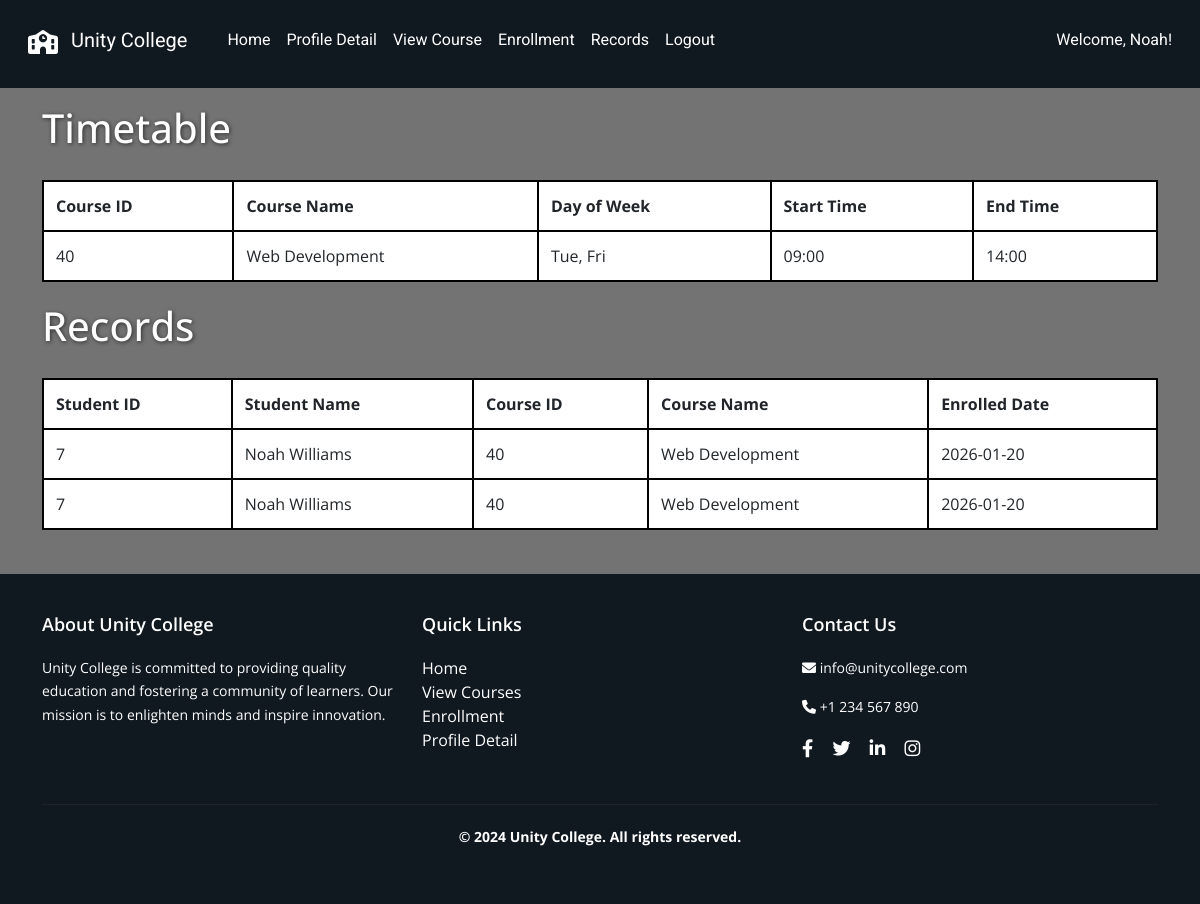
Page /student/records (signed in) on the committed database.
### tables this page shows
CREATE TABLE "schedule" (
    "id" INTEGER PRIMARY KEY AUTOINCREMENT,
    "course_id" INTEGER NOT NULL,
    "day_of_week" TEXT NOT NULL,
    "start_time" TEXT NOT NULL,
    "end_time" TEXT NOT NULL,
    FOREIGN KEY("course_id") REFERENCES "course"("id") ON DELETE CASCADE
);

CREATE TABLE "course" (
    "id" INTEGER PRIMARY KEY AUTOINCREMENT,
    "name" TEXT NOT NULL,
    "image" TEXT NOT NULL,
    "description" TEXT NOT NULL,
    "credits" INTEGER NOT NULL,
    "lecturer" TEXT NOT NULL
);

CREATE TABLE "enrollment" (
    "id" INTEGER PRIMARY KEY AUTOINCREMENT,
    "student_id" INTEGER NOT NULL,
    "course_id" INTEGER NOT NULL,
    "enroll_date" DATE NOT NULL,
    FOREIGN KEY("student_id") REFERENCES "student"("id") ON DELETE RESTRICT,
    FOREIGN KEY("course_id") REFERENCES "course"("id") ON DELETE RESTRICT
);

### app.py (the view)
@app.route('/student/records')
def view_enrollment_records():
    if 'uid' not in session or session.get('user_type') != 'student':
        return redirect(url_for('student_login'))
    uid = session.get('uid')
    first_name = session.get('first_name')
    try:
        enrollments = query_db("""
            SELECT e.student_id,
                   s.first_name || ' ' || s.last_name AS fullname,
                   c.id AS course_id,
                   c.name AS course_name,
                   e.enroll_date
            FROM enrollment e
            JOIN student s ON e.student_id = s.id
            JOIN course c ON e.course_id = c.id
            WHERE e.student_id = ?
        """, (uid,))
        timetable = query_db("""
            SELECT sc.course_id, c.name AS course_name, sc.day_of_week, sc.start_time, sc.end_time
            FROM schedule sc
            JOIN course c ON sc.course_id = c.id
            WHERE sc.course_id IN (
                SELECT e.course_id FROM enrollment e WHERE e.student_id = ?
            )
            ORDER BY sc.day_of_week, sc.start_time
        """, (uid,))
    except Exception as e:
        print(traceback.format_exc())
        enrollments = []
        timetable = []
    return render_template('student/records.html',
                           enrollments=enrollments,
                           timetable=timetable,
                           first_name=first_name,
                           uid=uid)

### dbcontroller.py (called while the page is built)
def query_db(query, args=()):
    con = None
    try:
        con = sqlite3.connect(DB_NAME)
        cur = con.cursor()
        cur.execute(query, args)
        rv = cur.fetchall()
        return rv
    except sqlite3.Error as e:
        print(f"[query_db error] {e}")
        raise
    finally:
        if con:
            con.close()

### templates/student/records.html (shortened to what this page needs)
{% extends "/student/layout.html" %} {% block content %}
<link rel="stylesheet" href="/static/css/student/record.css" />
<h1>Timetable</h1>
<div class="table-responsive">
  <table>
    <thead>
      <tr>
        <th>Course ID</th>
        <th>Course Name</th>
        <th>Day of Week</th>
        <th>Start Time</th>
        <th>End Time</th>
      </tr>
    </thead>
    <tbody>
      {% if timetable %} {% for item in timetable %}
      <tr>
        <td>{{ item[0] }}</td>
        <td>{{ item[1] }}</td>
        <td>{{ item[2] }}</td>
        <td>{{ item[3] }}</td>
        <td>{{ item[4] }}</td>
      </tr>
      {% endfor %} {% else %}
      <tr>
        <td colspan="5">No timetable records found.</td>
      </tr>
      {% endif %}
    </tbody>
  </table>
</div>
<h1>Records</h1>
<div class="table-responsive">
  <table>
    <thead>
      <tr>
        <th>Student ID</th>
        <th>Student Name</th>
        <th>Course ID</th>
        <th>Course Name</th>
        <th>Enrolled Date</th>
      </tr>
    </thead>
    <tbody>
      {% if enrollments %} {% for enrollment in enrollments %}
      <tr>
        <td>{{ enrollment[0] }}</td>
        <td>{{ enrollment[1] }}</td>
        <td>{{ enrollment[2] }}</td>
        <td>{{ enrollment[3] }}</td>
        <td>{{ enrollment[4] }}</td>
      </tr>
      {% endfor %} {% else %}
      <tr>
        <td colspan="5">No enrollment records found.</td>
      </tr>
      {% endif %}
    </tbody>
  </table>
</div>
{% endblock %}

### static/css/student/layout.css (style rules this page uses)
html, body { height: 100%; margin: 0; font-family: "Open Sans", sans-serif; }
body { background: linear-gradient(rgba(0, 0, 0, 0.55), rgba(0, 0, 0, 0.55)), url("/static/images/theme/background.jpg"); background-repeat: no-repeat; background-position: center center; background-attachment: fixed; background-size: cover; position: relative; min-height: 100vh; display: flex; flex-direction: column; }

### static/css/student/record.css (style rules this page uses)
.table-responsive { overflow-x: auto; -webkit-overflow-scrolling: touch; }
table { width: 100%; border-collapse: collapse; margin: 20px 0; background-color: white; }
table, th, td { border: 2px solid black; }
th, td { padding: 12px; text-align: left; white-space: nowrap; }
h1 { color: white; text-shadow: 1px 1px 4px rgba(0,0,0,0.6); }

### rows in the picture
schedule: course "40", name "Web Development", day_of_week "Tue, Fri", start_time "09:00", end_time "14:00"
enrollment: student "7", enrollment "Noah Williams", enrollment "40", name "Web Development", enroll_date "2026-01-20"
enrollment: student "7", enrollment "Noah Williams", enrollment "40", name "Web Development", enroll_date "2026-01-20"

### other values in the picture
{{ first_name }} "Noah"
